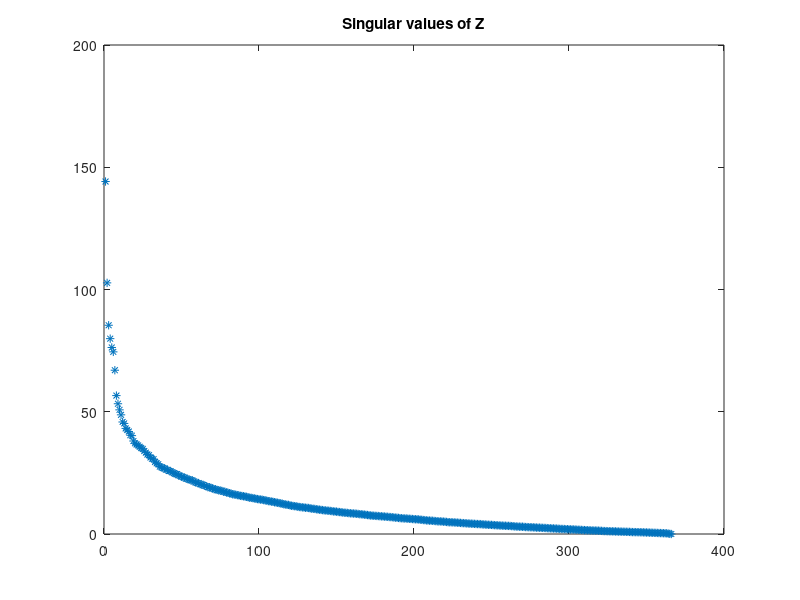

The MATLAB source for this figure: (Note: this script raises an error after producing the figure.)
load('hw1_data.mat');

%% Manipulating X

%Finding non-zero indexes of X
nZeroIndex = find(X);

%Changing each entry x with log(x)+1
X(nZeroIndex) = log10(X(nZeroIndex))+1;

%% Collapsing X

Z = sum(X,3);

%% Computing SVD of Z
[U, S, V] = svd(Z, 0);

%Plotting singular values of Z
plot(diag(S), '*');
title('Singular values of Z')
%% rank-K approximations of Z

%rank-2
Z2 = U(:,1:2)*S(1:2,1:2)*V(:,1:2)';

%rank-10
Z10 = U(:,1:10)*S(1:10,1:10)*V(:,1:10)';

%rank-20
Z20 = U(:,1:20)*S(1:20,1:20)*V(:,1:20)';

%rank-50
Z50 = U(:,1:50)*S(1:50,1:50)*V(:,1:50)';

%rank-100
Z100 = U(:,1:100)*S(1:100,1:100)*V(:,1:100)';

%rank-300
Z300 = U(:,1:300)*S(1:300,1:300)*V(:,1:300)';

%% Manipulating Y

%Finding non-zero indexes of Y
nZeroIndex = find(Y);

%Changing each entry y with 1
Y(nZeroIndex) = 1;

%Vectorizing Y
Y = Y(:);

%% Vectorizing best rank-K approximations

%rank-2

Z2 = Z2(:);

%rank-10

Z10 = Z10(:);

%rank-20

Z20 = Z20(:);

%rank-50

Z50 = Z50(:);

%rank-100

Z100 = Z100(:);

%rank-300

Z300 = Z300(:);

%% plotting ROC curve

AUC_values = zeros(6, 1);

figure;

%rank-2
model = fitglm(Z2, Y,'Distribution','binomial','Link','logit');

scores = model.Fitted.Probability;

[AX, AY, T, AUC] = perfcurve(Y , scores, '1');

AUC_values(1) = AUC;

plot(AX,AY); hold on;

%rank-10
model = fitglm(Z10, Y,'Distribution','binomial','Link','logit');

scores = model.Fitted.Probability;

[AX, AY, T, AUC] = perfcurve(Y , scores, '1');

AUC_values(2) = AUC;

plot(AX,AY); hold on;

%rank-20
model = fitglm(Z20, Y,'Distribution','binomial','Link','logit');

scores = model.Fitted.Probability;

[AX, AY, T, AUC] = perfcurve(Y , scores, '1');

AUC_values(3) = AUC;

plot(AX,AY); hold on;

%rank-50
model = fitglm(Z50, Y,'Distribution','binomial','Link','logit');

scores = model.Fitted.Probability;

[AX, AY, T, AUC] = perfcurve(Y , scores, '1');

AUC_values(4) = AUC;

plot(AX,AY); hold on;

%rank-100
model = fitglm(Z100, Y,'Distribution','binomial','Link','logit');

scores = model.Fitted.Probability;

[AX, AY, T, AUC] = perfcurve(Y , scores, '1');

AUC_values(5) = AUC;

plot(AX,AY); hold on;

%rank-300
model = fitglm(Z300, Y,'Distribution','binomial','Link','logit');

scores = model.Fitted.Probability;

[AX, AY, T, AUC] = perfcurve(Y , scores, '1');

AUC_values(6) = AUC;

plot(AX,AY); hold on;

%labeling
lgd = legend(strcat('K=2, AUC=', num2str(AUC_values(1))), strcat('K=10, AUC=', num2str(AUC_values(2))), strcat('K=20, AUC=', num2str(AUC_values(3))), strcat('K=50, AUC=', num2str(AUC_values(4))), strcat('K=100, AUC=', num2str(AUC_values(5))), strcat('K=300, AUC=', num2str(AUC_values(6))));
title('ROC plots for Z');
lgd.Location = 'best';